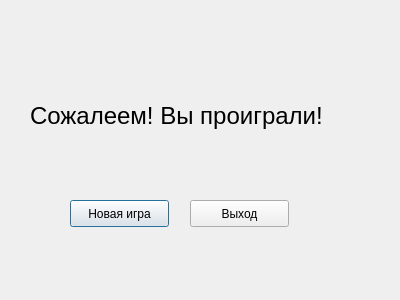
<?xml version="1.0" encoding="UTF-8"?>
<ui version="4.0">
 <class>GameOverDialog</class>
 <widget class="QDialog" name="GameOverDialog">
  <property name="geometry">
   <rect>
    <x>0</x>
    <y>0</y>
    <width>400</width>
    <height>300</height>
   </rect>
  </property>
  <property name="windowTitle">
   <string>Dialog</string>
  </property>
  <widget class="QLabel" name="textLabel">
   <property name="geometry">
    <rect>
     <x>30</x>
     <y>40</y>
     <width>351</width>
     <height>151</height>
    </rect>
   </property>
   <property name="font">
    <font>
     <pointsize>18</pointsize>
    </font>
   </property>
   <property name="layoutDirection">
    <enum>Qt::LeftToRight</enum>
   </property>
   <property name="text">
    <string>Сожалеем! Вы проиграли! </string>
   </property>
  </widget>
  <widget class="QPushButton" name="NewGameButton">
   <property name="geometry">
    <rect>
     <x>70</x>
     <y>200</y>
     <width>99</width>
     <height>27</height>
    </rect>
   </property>
   <property name="text">
    <string>Новая игра</string>
   </property>
  </widget>
  <widget class="QPushButton" name="exitButton">
   <property name="geometry">
    <rect>
     <x>190</x>
     <y>200</y>
     <width>99</width>
     <height>27</height>
    </rect>
   </property>
   <property name="text">
    <string>Выход</string>
   </property>
  </widget>
 </widget>
 <resources/>
 <connections/>
</ui>
